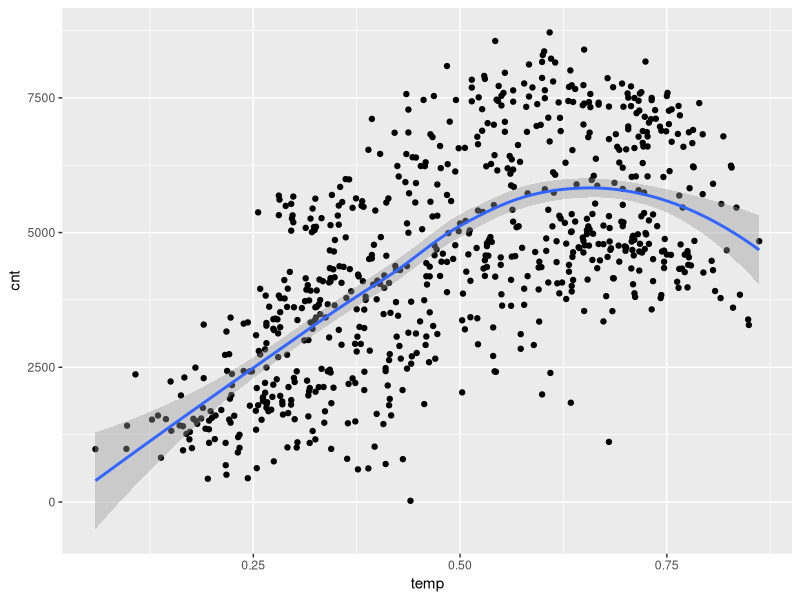
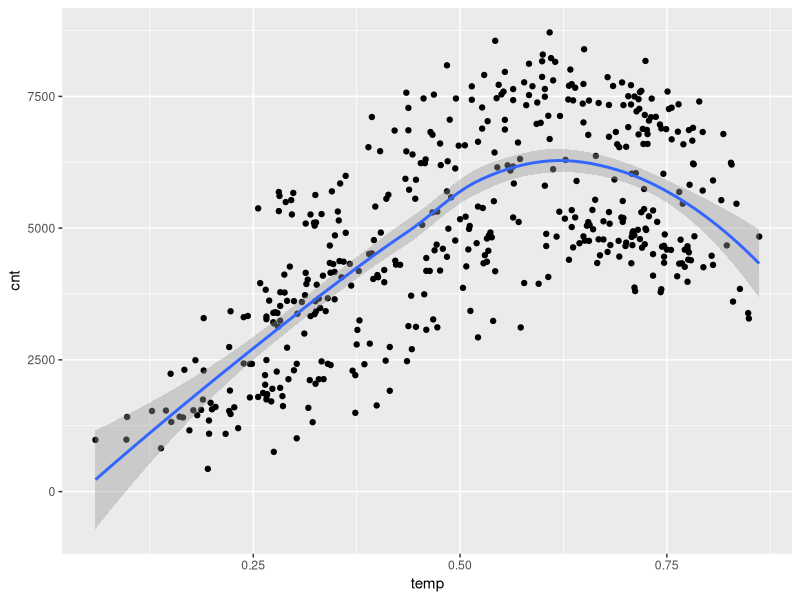

Reproduce these figures in R, in order. (Note: this script raises an error after producing the figures.)
# Explore bike data to see if there is a relationship between weather and ridership 

library(tidyverse)

##### Load and check data --------
df <- read_csv("data/daily_bike_data.csv")

df

#### Exploration of data relationships ----

# Time trend of ridership
p <- ggplot(data = df) +
  geom_line(aes(x = dteday, y = cnt))


# Relationship between ridership and temperature
ggplot(data = df, aes(x = temp, y = cnt)) +       
  geom_point() +
  geom_smooth()
  
# If you put the data here the baselayer and all of the other layers would use it 
# Adding the data here lets you just use the data for that layer


# What is weathersit?
summary(df$weathersit)
unique(df$weathersit)

# Dplyr verbs (some of them):
# mutate: adds new columns to your data frame (adds new variables to your dataset)
# transmute: keeps only the new columns added 
# select: selects columns from the dataset that you want to view or put into a new dataset 
# filter: filters the rows according to a logical specification

df2 <- df %>%
  dplyr::mutate(
    weather_fac = factor(weathersit,
                         levels = c(1,2,3,4),
                         labels = c("Clear", "Cloudy", "Rainy", "Heavy Rain"))
  )

df2 %>% dplyr::select(dteday, weathersit, weather_fac) 

# Two equal signs changes to testing each item against the assignment

df2 %>% 
  dplyr::filter(weather_fac == "Clear") %>%
  ggplot(aes(x = temp, y =cnt)) +
  geom_point() +
  geom_smooth()

# dplyr::select, you can drop variables in the same way you select them

df3 <- df2 %>%
  dplyr::select (-weathersit)

# can also use character lists

keep_vars <- c("dteday", "weather_fac", "temp", "cnt")
df4 <- df2 %>% select(all_of(keep_vars))

# Can do looks of keeping and moving things without having to list them all out each time 

# Other ways of filtering, both of these do the same thing, the second one is faster than listing

weather_factors_we_like <- c("Rainy", "Cloudy")
df2 %>% dplyr::filter(weather_fac == "Rainy" | weather_fac == "Cloudy")
df2 %>% dplyr::filter(weather_fac %>% weather_factors_we_like)
df2 %>% dplyr::filter(weather_fac =! "Rainy") # =! is not equal to
df2 %>% dplyr::filter(!(weather_fac %in% weather_factors_we_like)) # Selects all of the factors not in that dataset

##dplyr::summarize
df2 %>% 
  dplyr::group_by(weather_fac) %>%
  dplyr::summarize(
    cnt_mean = mean(cnt)
  )